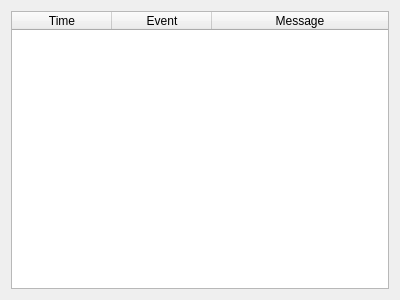
<?xml version="1.0" encoding="UTF-8"?>
<ui version="4.0">
 <class>EventsWidget</class>
 <widget class="QWidget" name="EventsWidget">
  <property name="geometry">
   <rect>
    <x>0</x>
    <y>0</y>
    <width>400</width>
    <height>300</height>
   </rect>
  </property>
  <layout class="QGridLayout" name="gridLayout">
   <item row="0" column="0">
    <widget class="QTableWidget" name="tableWidget_ev_events">
     <property name="editTriggers">
      <set>QAbstractItemView::NoEditTriggers</set>
     </property>
     <property name="selectionMode">
      <enum>QAbstractItemView::SingleSelection</enum>
     </property>
     <property name="selectionBehavior">
      <enum>QAbstractItemView::SelectRows</enum>
     </property>
     <attribute name="horizontalHeaderHighlightSections">
      <bool>false</bool>
     </attribute>
     <attribute name="horizontalHeaderStretchLastSection">
      <bool>true</bool>
     </attribute>
     <attribute name="verticalHeaderVisible">
      <bool>false</bool>
     </attribute>
     <attribute name="verticalHeaderHighlightSections">
      <bool>false</bool>
     </attribute>
     <column>
      <property name="text">
       <string>Time</string>
      </property>
     </column>
     <column>
      <property name="text">
       <string>Event</string>
      </property>
     </column>
     <column>
      <property name="text">
       <string>Message</string>
      </property>
     </column>
    </widget>
   </item>
  </layout>
 </widget>
 <resources/>
 <connections/>
</ui>
